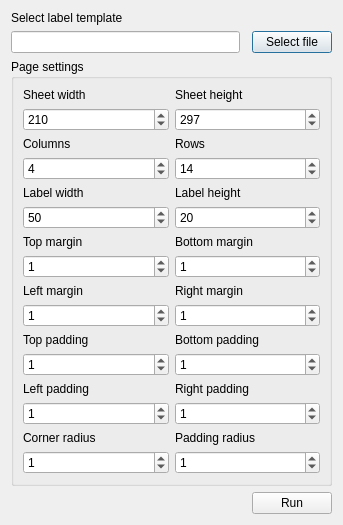
<?xml version="1.0" encoding="UTF-8"?>
<ui version="4.0">
 <class>label_gen</class>
 <widget class="QDialog" name="label_gen">
  <property name="geometry">
   <rect>
    <x>0</x>
    <y>0</y>
    <width>343</width>
    <height>514</height>
   </rect>
  </property>
  <property name="windowTitle">
   <string>label_gen</string>
  </property>
  <layout class="QGridLayout" name="gridLayout">
   <item row="2" column="2">
    <widget class="QPushButton" name="label_btn">
     <property name="text">
      <string>Select file</string>
     </property>
    </widget>
   </item>
   <item row="2" column="0">
    <widget class="QLineEdit" name="label_dir_edit"/>
   </item>
   <item row="27" column="0">
    <spacer name="verticalSpacer">
     <property name="orientation">
      <enum>Qt::Vertical</enum>
     </property>
     <property name="sizeHint" stdset="0">
      <size>
       <width>20</width>
       <height>40</height>
      </size>
     </property>
    </spacer>
   </item>
   <item row="20" column="0" rowspan="6" colspan="3">
    <widget class="QGroupBox" name="groupBox">
     <property name="title">
      <string>Page settings</string>
     </property>
     <layout class="QGridLayout" name="gridLayout_3">
      <item row="0" column="0">
       <layout class="QGridLayout" name="gridLayout_2">
        <item row="6" column="1">
         <widget class="QLabel" name="label_8">
          <property name="text">
           <string>Bottom margin</string>
          </property>
         </widget>
        </item>
        <item row="7" column="0">
         <widget class="QSpinBox" name="top_margin">
          <property name="value">
           <number>1</number>
          </property>
         </widget>
        </item>
        <item row="4" column="0">
         <widget class="QLabel" name="label_6">
          <property name="text">
           <string>Label width</string>
          </property>
         </widget>
        </item>
        <item row="4" column="1">
         <widget class="QLabel" name="label_7">
          <property name="text">
           <string>Label height</string>
          </property>
         </widget>
        </item>
        <item row="3" column="1">
         <widget class="QSpinBox" name="rows">
          <property name="value">
           <number>14</number>
          </property>
         </widget>
        </item>
        <item row="9" column="1">
         <widget class="QSpinBox" name="right_margin">
          <property name="value">
           <number>1</number>
          </property>
         </widget>
        </item>
        <item row="2" column="0">
         <widget class="QLabel" name="label_4">
          <property name="text">
           <string>Columns</string>
          </property>
         </widget>
        </item>
        <item row="0" column="0">
         <widget class="QLabel" name="label_2">
          <property name="text">
           <string>Sheet width</string>
          </property>
         </widget>
        </item>
        <item row="13" column="0">
         <widget class="QSpinBox" name="left_padding">
          <property name="value">
           <number>1</number>
          </property>
         </widget>
        </item>
        <item row="14" column="0">
         <widget class="QLabel" name="label_16">
          <property name="text">
           <string>Corner radius</string>
          </property>
         </widget>
        </item>
        <item row="1" column="1">
         <widget class="QSpinBox" name="sheet_height">
          <property name="maximum">
           <number>1000</number>
          </property>
          <property name="value">
           <number>297</number>
          </property>
         </widget>
        </item>
        <item row="2" column="1">
         <widget class="QLabel" name="label_5">
          <property name="text">
           <string>Rows</string>
          </property>
         </widget>
        </item>
        <item row="13" column="1">
         <widget class="QSpinBox" name="right_padding">
          <property name="value">
           <number>1</number>
          </property>
         </widget>
        </item>
        <item row="10" column="1">
         <widget class="QLabel" name="label_13">
          <property name="text">
           <string>Bottom padding</string>
          </property>
         </widget>
        </item>
        <item row="9" column="0">
         <widget class="QSpinBox" name="left_margin">
          <property name="value">
           <number>1</number>
          </property>
         </widget>
        </item>
        <item row="11" column="1">
         <widget class="QSpinBox" name="bottom_padding">
          <property name="value">
           <number>1</number>
          </property>
         </widget>
        </item>
        <item row="8" column="1">
         <widget class="QLabel" name="label_11">
          <property name="text">
           <string>Right margin</string>
          </property>
         </widget>
        </item>
        <item row="7" column="1">
         <widget class="QSpinBox" name="bottom_margin">
          <property name="value">
           <number>1</number>
          </property>
         </widget>
        </item>
        <item row="3" column="0">
         <widget class="QSpinBox" name="columns">
          <property name="value">
           <number>4</number>
          </property>
         </widget>
        </item>
        <item row="5" column="1">
         <widget class="QSpinBox" name="label_height">
          <property name="maximum">
           <number>1000</number>
          </property>
          <property name="value">
           <number>20</number>
          </property>
         </widget>
        </item>
        <item row="8" column="0">
         <widget class="QLabel" name="label_10">
          <property name="text">
           <string>Left margin</string>
          </property>
         </widget>
        </item>
        <item row="10" column="0">
         <widget class="QLabel" name="label_12">
          <property name="text">
           <string>Top padding</string>
          </property>
         </widget>
        </item>
        <item row="12" column="1">
         <widget class="QLabel" name="label_15">
          <property name="text">
           <string>Right padding</string>
          </property>
         </widget>
        </item>
        <item row="1" column="0">
         <widget class="QSpinBox" name="sheet_width">
          <property name="maximum">
           <number>1000</number>
          </property>
          <property name="value">
           <number>210</number>
          </property>
         </widget>
        </item>
        <item row="0" column="1">
         <widget class="QLabel" name="label_3">
          <property name="text">
           <string>Sheet height</string>
          </property>
         </widget>
        </item>
        <item row="11" column="0">
         <widget class="QSpinBox" name="top_padding">
          <property name="value">
           <number>1</number>
          </property>
         </widget>
        </item>
        <item row="14" column="1">
         <widget class="QLabel" name="label_17">
          <property name="text">
           <string>Padding radius</string>
          </property>
         </widget>
        </item>
        <item row="12" column="0">
         <widget class="QLabel" name="label_14">
          <property name="text">
           <string>Left padding</string>
          </property>
         </widget>
        </item>
        <item row="5" column="0">
         <widget class="QSpinBox" name="label_width">
          <property name="maximum">
           <number>1000</number>
          </property>
          <property name="value">
           <number>50</number>
          </property>
         </widget>
        </item>
        <item row="6" column="0">
         <widget class="QLabel" name="label_9">
          <property name="text">
           <string>Top margin</string>
          </property>
         </widget>
        </item>
        <item row="15" column="0">
         <widget class="QSpinBox" name="corner_radius">
          <property name="value">
           <number>1</number>
          </property>
         </widget>
        </item>
        <item row="15" column="1">
         <widget class="QSpinBox" name="padding_radius">
          <property name="value">
           <number>1</number>
          </property>
         </widget>
        </item>
       </layout>
      </item>
     </layout>
    </widget>
   </item>
   <item row="1" column="0">
    <widget class="QLabel" name="label">
     <property name="text">
      <string>Select label template</string>
     </property>
    </widget>
   </item>
   <item row="26" column="2">
    <widget class="QPushButton" name="label_run_btn">
     <property name="text">
      <string>Run</string>
     </property>
    </widget>
   </item>
  </layout>
 </widget>
 <resources/>
 <connections/>
</ui>
